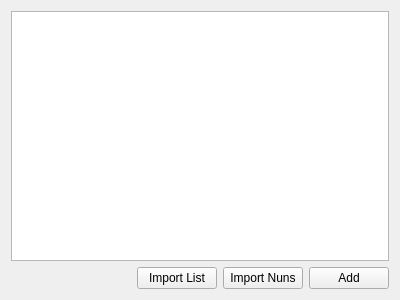
<?xml version="1.0" encoding="UTF-8"?>
<ui version="4.0">
 <class>UINunsView</class>
 <widget class="QFrame" name="UINunsView">
  <property name="geometry">
   <rect>
    <x>0</x>
    <y>0</y>
    <width>400</width>
    <height>300</height>
   </rect>
  </property>
  <property name="windowTitle">
   <string>Frame</string>
  </property>
  <layout class="QVBoxLayout" name="verticalLayout_2">
   <item>
    <widget class="QTableWidget" name="tableWidget"/>
   </item>
   <item>
    <layout class="QHBoxLayout" name="horizontalLayout">
     <item>
      <spacer name="horizontalSpacer">
       <property name="orientation">
        <enum>Qt::Horizontal</enum>
       </property>
       <property name="sizeHint" stdset="0">
        <size>
         <width>40</width>
         <height>20</height>
        </size>
       </property>
      </spacer>
     </item>
     <item>
      <widget class="QPushButton" name="btnImport">
       <property name="text">
        <string>Import List</string>
       </property>
      </widget>
     </item>
     <item>
      <widget class="QPushButton" name="btnImportNuns">
       <property name="text">
        <string>Import Nuns</string>
       </property>
      </widget>
     </item>
     <item>
      <widget class="QPushButton" name="btnAdd">
       <property name="text">
        <string>Add</string>
       </property>
      </widget>
     </item>
    </layout>
   </item>
  </layout>
 </widget>
 <resources/>
 <connections/>
</ui>
